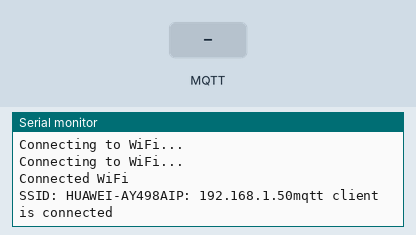
A sketch run on a simulated ESP8266 (NodeMCU). Parts: the last lines printed to the serial monitor. The test bench sets the inputs (shaded band). WiFi joins after 1.5 s; servers stay silent unless stated; no MQTT or app messages arrive unless stated.

Above: at 2.7 s.
2.8 s: MQTT message "1" arrives on the first subscribed topic
At 3.9 s:
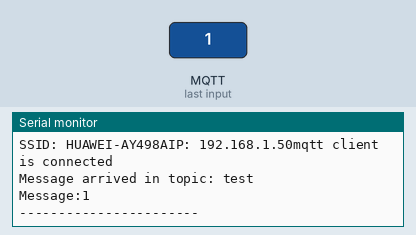
4.3 s: MQTT message "on" arrives on the first subscribed topic
At 5.1 s:
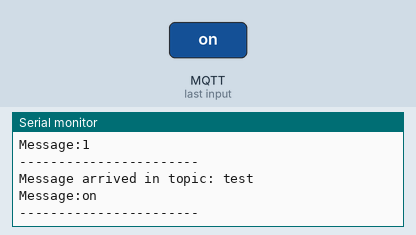
5.8 s: MQTT message "off" arrives on the first subscribed topic
At 6.2 s:
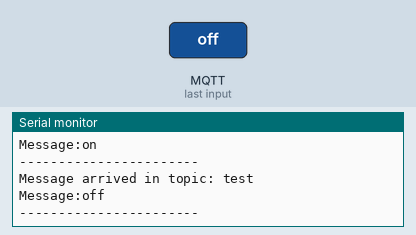

Measured:
- after the input at 2.8 s, the serial monitor: prints a new line at once (image 1)
- after the input at 4.3 s, the serial monitor: prints a new line at once (image 2)
- after the input at 5.8 s, the serial monitor: prints a new line at once (image 3)

The sketch:

liquid-flow-sensing.ino
```cpp
#include <PubSubClient.h>
#include <ESP8266WiFi.h>

const char *ssid = "HUAWEI-AY498A";
const char *password = "15764233";

const char *mqttHost = "10.0.0.2";
const int mqttPort = 1883;

WiFiClient espClient;
PubSubClient client(espClient);

void setup()
{
    Serial.begin(115200);

    WiFi.begin(ssid, password);
    while (WiFi.status() != WL_CONNECTED)
    {
        Serial.println("Connecting to WiFi...");
        delay(500);
    }

    Serial.println("Connected WiFi");
    Serial.print("SSID: ");
    Serial.print(WiFi.SSID());
    Serial.printf("IP: ");
    Serial.print(WiFi.localIP());

    client.setServer("10.0.0.2", 1883);
    client.connect("ESP8266Client", NULL, NULL);
    if (!client.connected())
    {
        Serial.print("failed with state ");
        Serial.print(client.state());
        delay(2000);
    }
    Serial.println("mqtt client is connected");

    client.subscribe("test");
    client.publish("test", "ngok this is from esp");
    client.setCallback(callback);
}

void loop()
{
    client.loop();
}

void callback(char *topic, byte *payload, unsigned int length)
{
    Serial.print("Message arrived in topic: ");
    Serial.println(topic);
    Serial.print("Message:");
    for (int i = 0; i < length; i++)
    {
        Serial.print((char)payload[i]);
    }
    Serial.println();
    Serial.println("-----------------------");
}
```
